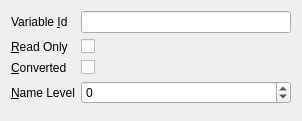
<?xml version="1.0" encoding="UTF-8"?>
<ui version="4.0">
 <class>sf::VariableIdPropertyPage</class>
 <widget class="sf::PropertyPage" name="sf::VariableIdPropertyPage">
  <property name="geometry">
   <rect>
    <x>0</x>
    <y>0</y>
    <width>302</width>
    <height>121</height>
   </rect>
  </property>
  <property name="windowTitle">
   <string>VariableIdPropertyPage</string>
  </property>
  <layout class="QFormLayout" name="formLayout_2">
   <item row="0" column="1">
    <widget class="sf::InformationIdEdit" name="iieId">
     <property name="minimumSize">
      <size>
       <width>100</width>
       <height>0</height>
      </size>
     </property>
     <property name="alignment">
      <set>Qt::AlignmentFlag::AlignRight|Qt::AlignmentFlag::AlignTrailing|Qt::AlignmentFlag::AlignVCenter</set>
     </property>
    </widget>
   </item>
   <item row="1" column="1">
    <widget class="QCheckBox" name="cbReadOnly">
     <property name="text">
      <string/>
     </property>
    </widget>
   </item>
   <item row="0" column="0">
    <widget class="QLabel" name="lblId">
     <property name="statusTip">
      <string>Id of the variable.</string>
     </property>
     <property name="text">
      <string>Variable &amp;Id</string>
     </property>
     <property name="buddy">
      <cstring>iieId</cstring>
     </property>
    </widget>
   </item>
   <item row="1" column="0">
    <widget class="QLabel" name="lblReadOnly">
     <property name="statusTip">
      <string>Control cannot be used to change the value.</string>
     </property>
     <property name="text">
      <string>&amp;Read Only</string>
     </property>
     <property name="buddy">
      <cstring>cbReadOnly</cstring>
     </property>
    </widget>
   </item>
   <item row="2" column="0">
    <widget class="QLabel" name="lblConverted">
     <property name="statusTip">
      <string>Show the converted unit.</string>
     </property>
     <property name="text">
      <string>&amp;Converted</string>
     </property>
     <property name="buddy">
      <cstring>cbReadOnly</cstring>
     </property>
    </widget>
   </item>
   <item row="2" column="1">
    <widget class="QCheckBox" name="cbConverted">
     <property name="text">
      <string/>
     </property>
    </widget>
   </item>
   <item row="3" column="0">
    <widget class="QLabel" name="lblNameLevel">
     <property name="statusTip">
      <string>Show the converted unit.</string>
     </property>
     <property name="text">
      <string>&amp;Name Level</string>
     </property>
     <property name="buddy">
      <cstring>sbNameLevel</cstring>
     </property>
    </widget>
   </item>
   <item row="3" column="1">
    <widget class="QSpinBox" name="sbNameLevel">
     <property name="minimum">
      <number>-10</number>
     </property>
     <property name="maximum">
      <number>10</number>
     </property>
    </widget>
   </item>
  </layout>
 </widget>
 <customwidgets>
  <customwidget>
   <class>sf::InformationIdEdit</class>
   <extends>QLineEdit</extends>
   <header>gii/qt/InformationIdEdit.h</header>
  </customwidget>
  <customwidget>
   <class>sf::PropertyPage</class>
   <extends>QWidget</extends>
   <header>misc/qt/PropertyPage.h</header>
   <container>1</container>
  </customwidget>
 </customwidgets>
 <resources/>
 <connections/>
</ui>
